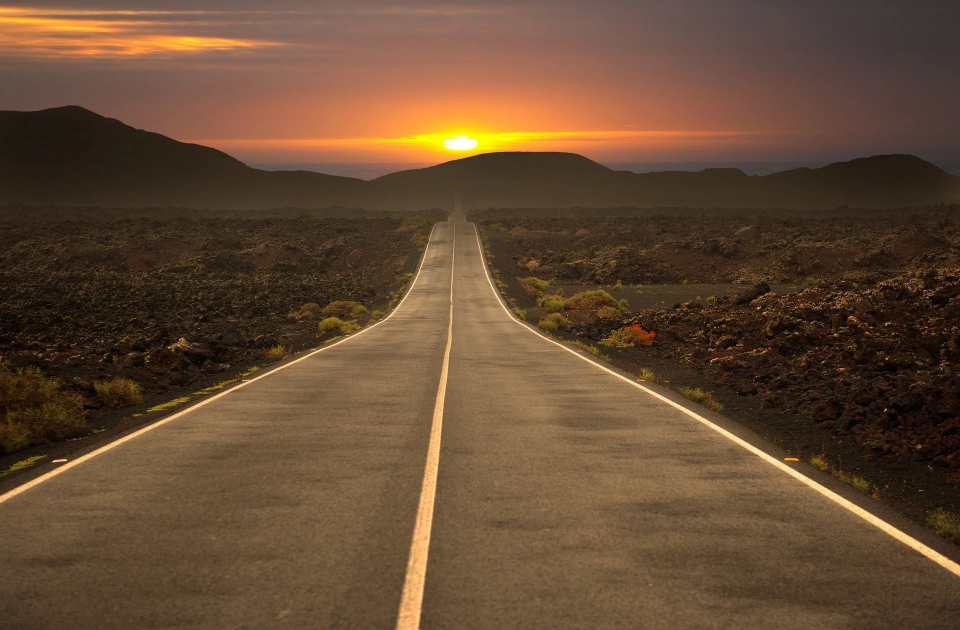
#> input picture opencv/data/road.jpg, 1920 x 1260 px (shown at 1/2 size)
$ python '직선_검출.py'
#> lines starting #> are read from the running program, lines starting #| are printed output that depends on the picture; after the words box and inside, x2 and y2 are one past the last pixel; in counts of white or black regions, pixels touching at a corner belong together
import cv2
import numpy as np
src = cv2.imread('./data/road.jpg')
#> src is the input picture: shape (1260, 1920, 3); mean B, G, R 51.3, 74.4, 101.1
dst = src.copy()
gray=cv2.cvtColor(src,cv2.COLOR_RGB2GRAY)
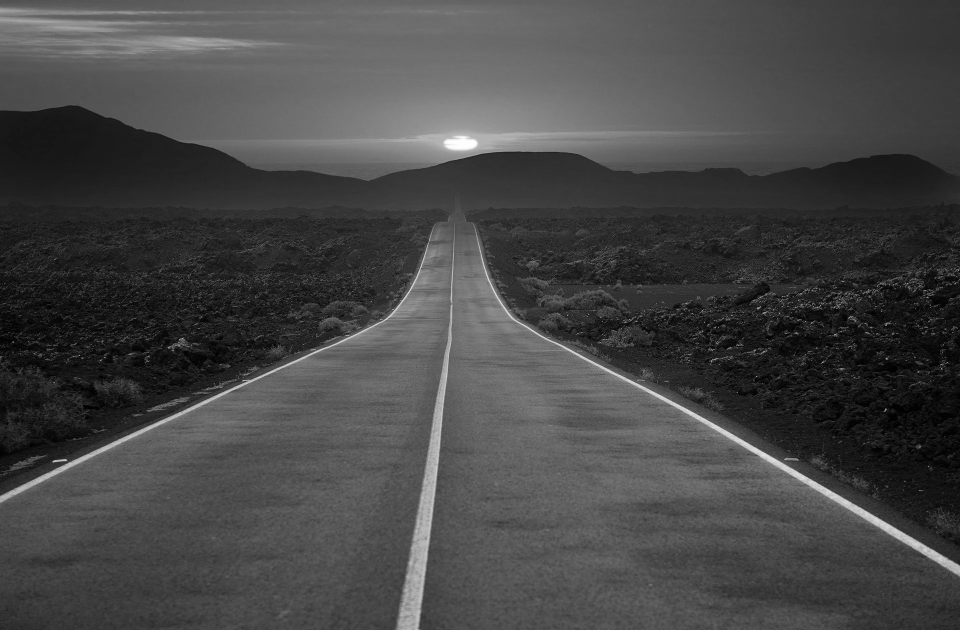
#> gray: shape (1260, 1920) (shown at 1/2 size); min 0, max 254, mean 70.5
canny = cv2.Canny(gray,5000,1500,apertureSize=5,L2gradient=True)
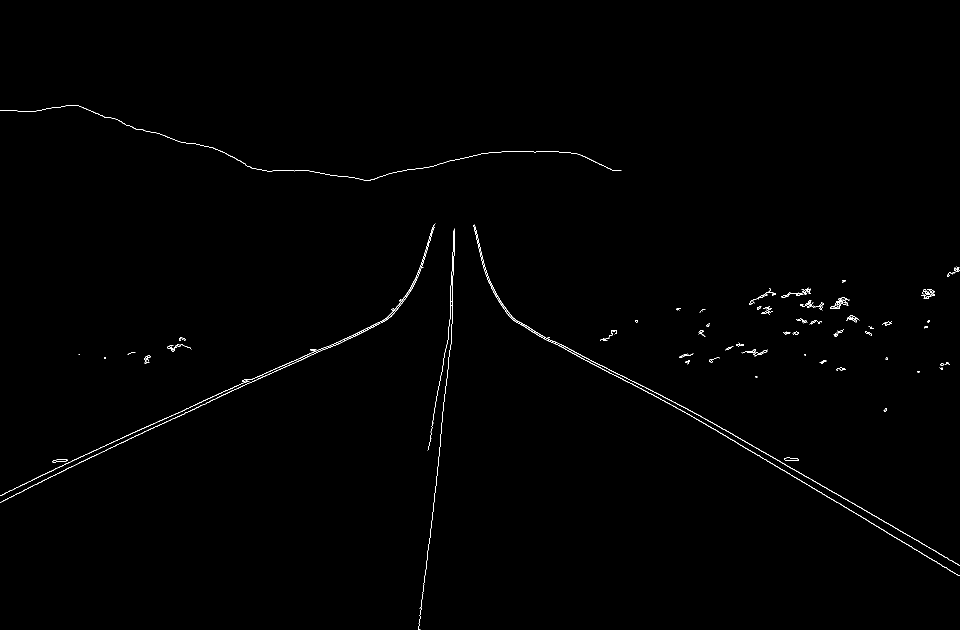
#> canny: shape (1260, 1920) (shown at 1/2 size); 0.45% white in thin lines or dots, all inside (x1, y1, x2, y2) = (0, 210, 1920, 1260)
#cv2.HoughLines(검출이밎, 거리, 각도, 임계값,거리약수, 최소 각도, 최대 각도)
#를 이용하여 직선 검출을 진행합니다
#허프 변환 함수는 시작점과 도착점을 알려주는 함수가 아닌 가장 직선일 가능성이 높은 거리와
#각도를 검출합니다
lines=cv2.HoughLines(canny,0.8,np.pi/180,150,srn=100,stn=200,min_theta=0,max_theta=np.pi)
#> lines = 15 rows, first 8: [19.2, 2.09], [-0.8, 2.11], [904.8, 1.13], [104.8, 2.04], [898.4, 1.15], [57.6, 2.08], [84.8, 2.06], [901.6, 1.12]

for i in lines:
    rho, theta = i[0][0], i[0][1]
    a, b = np.cos(theta), np.sin(theta)
    x0,y0=a*rho,b*rho
    scale = src.shape[0]+src.shape[1]

    x1=int(x0+scale * -b)
    y1=int(y0+scale * a)
    x2=int(x0+scale * -b)
    y2=int(y0+scale * a)

    x0, y0 = int(x0),int(y0)
    cv2.line(dst,(x1,y1),(x2,y2),(0,0,255),2)
    cv2.circle(dst,(x0,y0),3,(255,0,0),5,cv2.FILLED)
#> this loop made 15 passes
#> (rho, theta, a, b, x0, y0, x1, y1) on passes 1 to 12: (19.2, 2.09, -0.5, 0.866, -9, 16, -2763, -1573), (-0.8, 2.11, -0.515, 0.857, 0, 0, -2725, -1638), (904.8, 1.13, 0.423, 0.906, 382, 820, -2499, 2163), (104.8, 2.04, -0.454, 0.891, -47, 93, -2880, -1350), (898.4, 1.15, 0.407, 0.914, 365, 820, -2539, 2114), (57.6, 2.08, -0.485, 0.875, -27, 50, -2809, -1491), (84.8, 2.06, -0.469, 0.883, -39, 74, -2847, -1418), (901.6, 1.12, 0.438, 0.899, 395, 810, -2462, 2204), (902.4, 1.15, 0.407, 0.914, 367, 824, -2538, 2117), (896.8, 1.13, 0.423, 0.906, 379, 812, -2503, 2156), (983.2, 0.122, 0.993, 0.122, 975, 119, 588, 3276), (49.6, 2.08, -0.485, 0.875, -24, 43, -2805, -1498)
#> dst: shape (1260, 1920, 3); 0.04% of pixels changed, all inside (x1, y1, x2, y2) = (0, 0, 982, 831)
cv2.imshow('dst',dst)
cv2.waitKey(0)
cv2.destroyAllWindows()

$ run again, with opencv/data/pencils.jpg copied over opencv/data/road.jpg
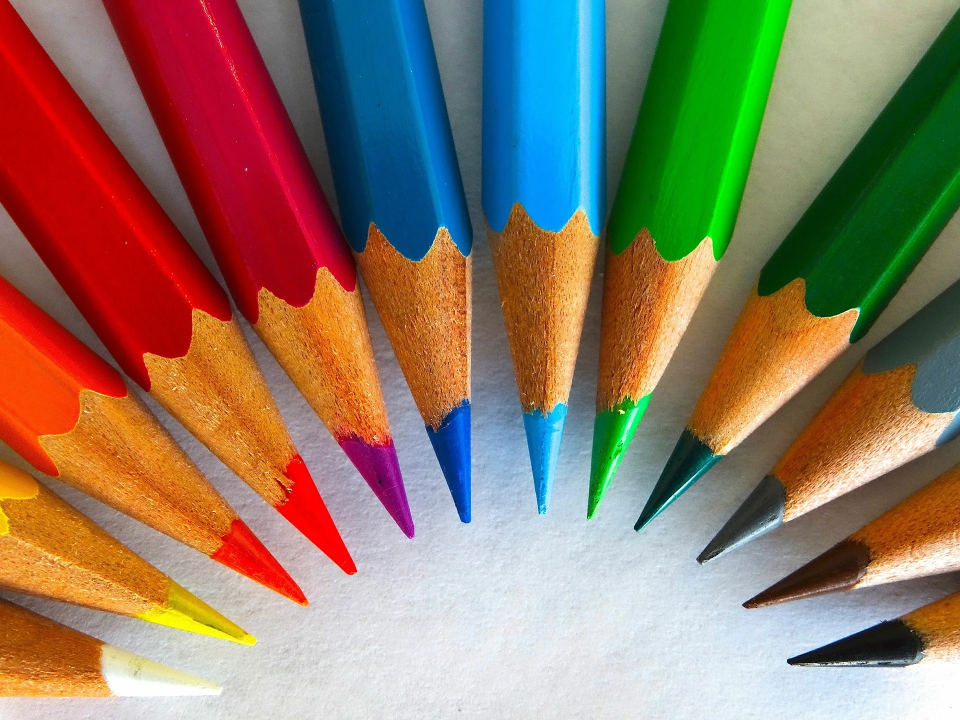
#> input picture opencv/data/pencils.jpg, 1920 x 1440 px (shown at 1/2 size)
#> src is the input picture: shape (1440, 1920, 3); mean B, G, R 100.9, 121.1, 141.8
#> `gray=cv2.cvtColor(src,cv2.COLOR_RGB2GRAY)`:
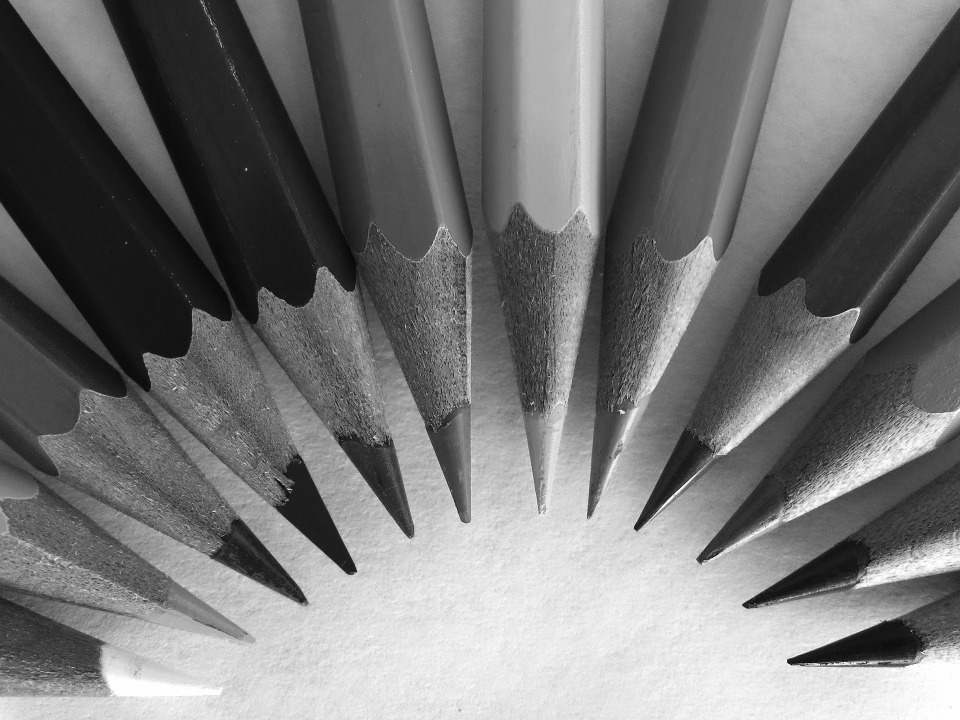
#> gray: shape (1440, 1920) (shown at 1/2 size); min 0, max 255, mean 117.4
#> `canny = cv2.Canny(gray,5000,1500,apertureSize=5,L2gradient=True)`:
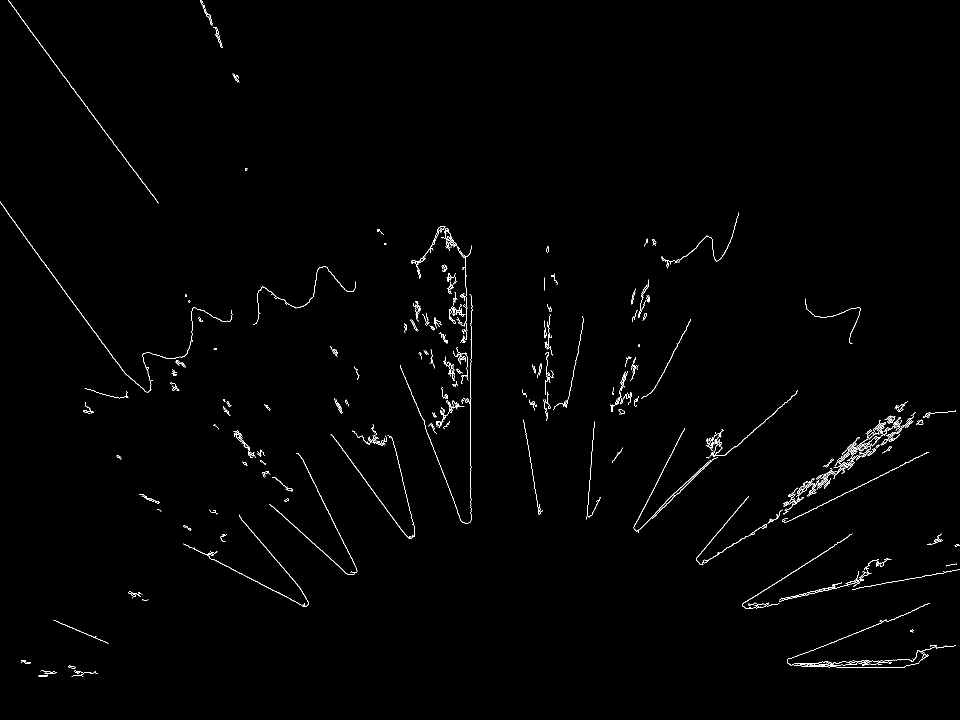
#> canny: shape (1440, 1920) (shown at 1/2 size); 0.83% white in thin lines or dots
#> lines = [[940.8, 0], [237.6, 2.51], [-8.8, 2.5], [-26.4, 2.51], [-13.6, 2.51], [1627.2, 1.12], [388, 2.3], [1608, 0.471]]
#> the loop `for i in lines:` made 8 passes
#> (rho, theta, a, b, x0, y0, x1, y1) on passes 1 to 8: (940.8, 0, 1, 0, 940, 0, 940, 3360), (237.6, 2.51, -0.809, 0.588, -192, 139, -2167, -2578), (-8.8, 2.5, -0.799, 0.602, 7, -5, -2015, -2688), (-26.4, 2.51, -0.809, 0.588, 21, -15, -1953, -2733), (-13.6, 2.51, -0.809, 0.588, 11, -7, -1963, -2726), (1627.2, 1.12, 0.438, 0.899, 713, 1462, -2306, 2935), (388, 2.3, -0.669, 0.743, -259, 288, -2756, -1959), (1608, 0.471, 0.891, 0.454, 1432, 730, -92, 3723)
